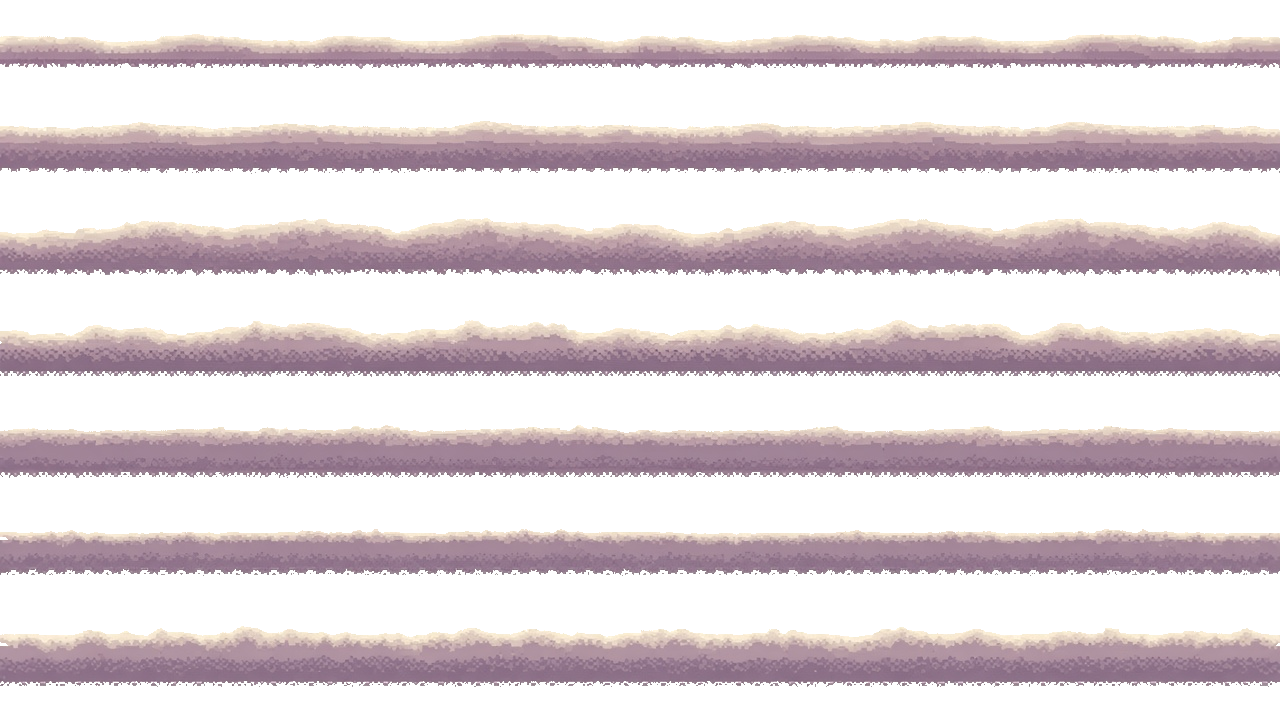
#> input picture art/layer-clouds.png, 1280 x 720 px
$ python tools-dealpha.py
#> lines starting #> are read from the running program, lines starting #| are printed output that depends on the picture; after the words box and inside, x2 and y2 are one past the last pixel; in counts of white or black regions, pixels touching at a corner belong together
"""One-off: the image generator baked a transparency checkerboard into flat JPEGs.

This floods in from the borders, clears the checkerboard, and rewrites each
sprite as a real RGBA PNG so the parallax layers and props can sit on the sky.
"""

import os
import sys
from collections import deque

from PIL import Image

SPRITES = [
    "layer-clouds.png",
    "layer-mountains-far.png",
    "layer-mountains-mid.png",
    "layer-trees.png",
    "layer-ground.png",
    "sprite-hero.png",
    "prop-signpost.png",
    "prop-campfire.png",
    "prop-banner.png",
    "item-ally.png",
    "item-js.png",
    "item-practices.png",
    "item-ownership.png",
    "item-ui.png",
    "item-ideas.png",
]

# The checkerboard is light and colourless; real art in this palette is not.
FILL_MIN_VALUE = 168
FILL_MAX_CHROMA = 22

# A second, stricter pass that nibbles the JPEG halo left around hard edges.
HALO_MIN_VALUE = 196
HALO_MAX_CHROMA = 30
HALO_PASSES = 2


def is_checker(px, value_min, chroma_max):
    r, g, b = px[0], px[1], px[2]
    hi = max(r, g, b)
    lo = min(r, g, b)
    return hi >= value_min and (hi - lo) <= chroma_max


def strip(path):
#> called with path = 'art/layer-clouds.png'
    img = Image.open(path).convert("RGB")
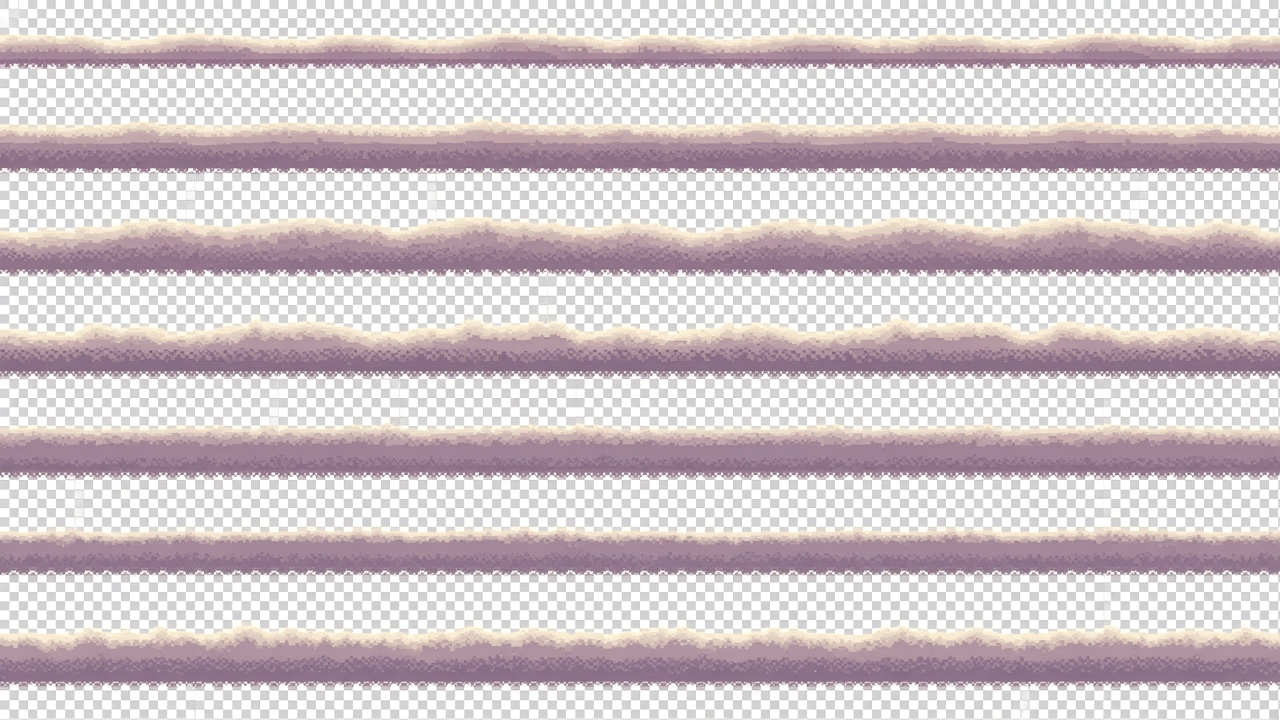
#> img: PIL image 1280x720 RGB; mean R, G, B 208.8, 197.4, 201
    w, h = img.size
#> w = 1280; h = 720
    px = img.load()

    clear = bytearray(w * h)
    queue = deque()

    def consider(x, y):
        i = y * w + x
        if clear[i]:
            return
        if is_checker(px[x, y], FILL_MIN_VALUE, FILL_MAX_CHROMA):
            clear[i] = 1
            queue.append((x, y))

    for x in range(w):
        consider(x, 0)
        consider(x, h - 1)
    for y in range(h):
        consider(0, y)
        consider(w - 1, y)

    while queue:
        x, y = queue.popleft()
        if x > 0:
            consider(x - 1, y)
        if x < w - 1:
            consider(x + 1, y)
        if y > 0:
            consider(x, y - 1)
        if y < h - 1:
            consider(x, y + 1)

    for _ in range(HALO_PASSES):
        edge = []
        for y in range(h):
            row = y * w
            for x in range(w):
                if clear[row + x]:
                    continue
                touching = (
                    (x > 0 and clear[row + x - 1])
                    or (x < w - 1 and clear[row + x + 1])
                    or (y > 0 and clear[row - w + x])
                    or (y < h - 1 and clear[row + w + x])
                )
                if touching and is_checker(px[x, y], HALO_MIN_VALUE, HALO_MAX_CHROMA):
                    edge.append(row + x)
        if not edge:
            break
        for i in edge:
            clear[i] = 1

    alpha = Image.frombytes("L", (w, h), bytes(0 if c else 255 for c in clear))
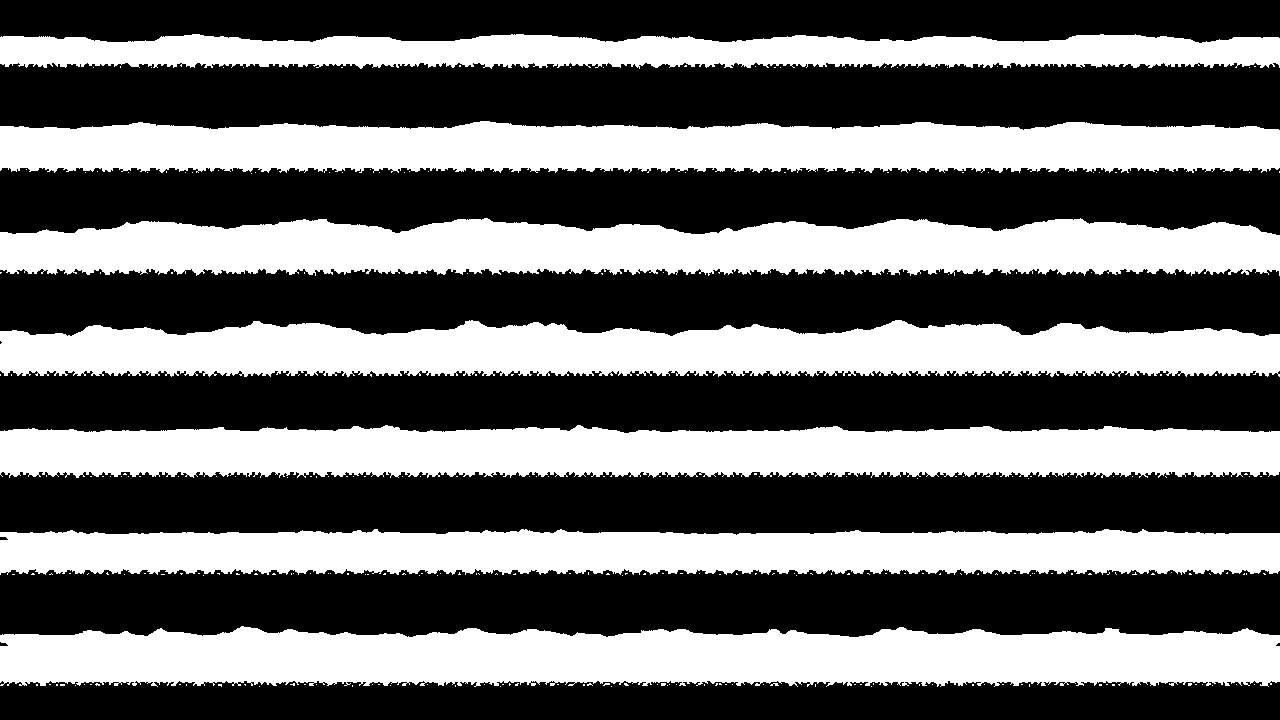
#> alpha: PIL image 1280x720 L; 41.4% white; 276 white regions (269 under 20 px), largest, box (x1, y1, x2, y2) and area: (0, 626, 1280, 687) 64633, (0, 218, 1280, 276) 59604, (0, 425, 1280, 478) 57542
    out = img.convert("RGBA")
    out.putalpha(alpha)
#> out is the input picture: PIL image 1280x720 RGBA; mean R, G, B, A 208.8, 197.4, 201, 105.6
    out.save(path, "PNG", optimize=True)

    cleared = sum(clear)
    return cleared / float(w * h)


def main():
    root = os.path.join(os.path.dirname(os.path.abspath(__file__)), "art")

    for name in SPRITES:
        path = os.path.join(root, name)
        if not os.path.exists(path):
            print("missing", name)
            continue
        share = strip(path)
        print("%-30s %5.1f%% cleared" % (name, share * 100))
#| layer-clouds.png                58.6% cleared

    return 0


if __name__ == "__main__":
    sys.exit(main())
#> (the program exits here)
